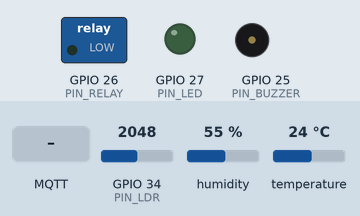
The sketch below on a simulated ESP32. Shown: switched loads named in the sketch (green lamp = pin HIGH), output pins drawn as LEDs (lit = HIGH), buzzer (waves = sounding, pin HIGH). Inputs (shaded band) come from the test bench; at power-on: temperature 24 °C, GPIO 34 (PIN_LDR) = 2048, humidity 55 %. WiFi joins after 1.5 s; servers stay silent unless stated; no MQTT or app messages arrive unless stated; what the sketch prints to the serial monitor is not drawn.

Above: at 2.8 s.
2.9 s: temperature set to 27.3 °C
11.5 s: temperature set to 28.8 °C
At 15.6 s:
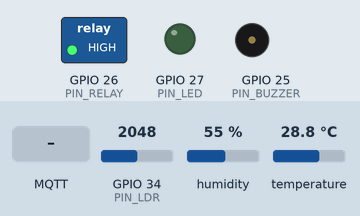
16.5 s: MQTT message "ON" arrives on the second subscribed topic
At 17.6 s:
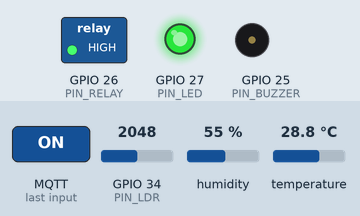
18.0 s: MQTT message "1" arrives on the first subscribed topic
At 18.7 s:
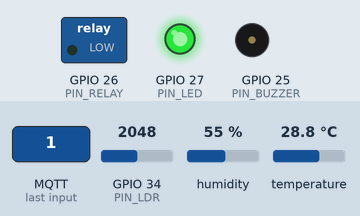
19.5 s: temperature set to 34.2 °C
26.5 s: temperature set to 35.5 °C
At 30.6 s:
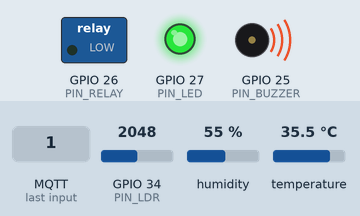
Timing chart, 0 to 32.1 s (numbered marks = the images above; inputs shaded):
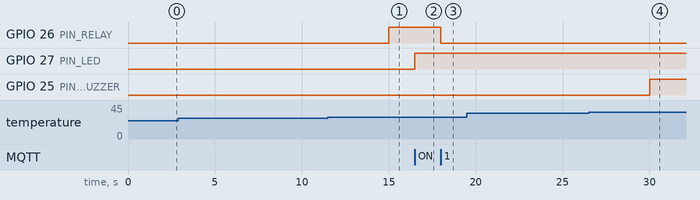

Measured:
- the behaviour switches between 27.9 and 28 °C on temperature (found by bisection; images 0 and 1)
- the behaviour switches between 34.9 and 35 °C on temperature (found by bisection; images 3 and 4)
- after the input at 2.9 s, every drawn part: stays the same
- after the input at 11.5 s, GPIO 26 (PIN_RELAY): LOW → HIGH after 3.5 s
- after the input at 16.5 s, GPIO 27 (PIN_LED): LOW → HIGH at once
- after the input at 18.0 s, GPIO 26 (PIN_RELAY): HIGH → LOW at once
- after the input at 19.5 s, every drawn part: stays the same
- after the input at 26.5 s, GPIO 25 (PIN_BUZZER): LOW → HIGH after 3.5 s

The sketch:

sketch.ino
```cpp
/*
  ============================================================
  EstufaIoT - Versão para simulação no Wokwi
  ------------------------------------------------------------
  Mesma lógica do firmware real (firmware/EstufaIoT.ino), só
  trocando a rede Wi-Fi pela rede virtual do Wokwi, que já tem
  acesso à internet de verdade dentro do simulador.

  Dica: durante a simulação, clique no componente DHT22 no
  diagrama para abrir os controles e mudar manualmente a
  "temperature" - é assim que você demonstra o ventilador
  ligando sozinho acima de 28°C e o alarme acima de 35°C, sem
  precisar de calor de verdade.
  ============================================================
*/

#include <WiFi.h>
#include <PubSubClient.h>
#include <DHT.h>
#include <ArduinoJson.h>

// ---------------------- CONFIGURAÇÕES ----------------------
const char* WIFI_SSID     = "Wokwi-GUEST";  // rede virtual do simulador
const char* WIFI_PASSWORD = "";              // sem senha

const char* MQTT_BROKER = "broker.hivemq.com";
const int   MQTT_PORT   = 1883;
const char* MQTT_CLIENT_ID = "esp32-estufa-wokwi";

// Tópicos - mesmos usados pelo backend (server.js)
const char* TOPIC_SENSORES    = "estufa/sensores";
const char* TOPIC_FAN_SET     = "estufa/atuador/fan/set";
const char* TOPIC_FAN_STATUS  = "estufa/atuador/fan/status";
const char* TOPIC_LED_SET     = "estufa/atuador/led/set";
const char* TOPIC_ALERTA      = "estufa/alerta";

// Pinos (iguais aos do diagram.json)
#define PIN_DHT   4
#define PIN_LDR   34
#define PIN_RELAY 26
#define PIN_LED   27
#define PIN_BUZZER 25

#define DHT_TYPE DHT22

const float TEMP_LIMITE_FAN    = 28.0;
const float TEMP_LIMITE_ALARME = 35.0;

const unsigned long INTERVALO_ENVIO = 5000;

// ---------------------- OBJETOS GLOBAIS ----------------------
DHT dht(PIN_DHT, DHT_TYPE);
WiFiClient espClient;
PubSubClient mqttClient(espClient);

unsigned long ultimoEnvio = 0;
bool fanLigadoManual = false;
bool fanForcado = false;
bool ledLigado = false;

// ---------------------- WIFI ----------------------
void conectarWiFi() {
  Serial.print("Conectando ao WiFi (Wokwi-GUEST)");
  WiFi.begin(WIFI_SSID, WIFI_PASSWORD, 6);
  while (WiFi.status() != WL_CONNECTED) {
    delay(400);
    Serial.print(".");
  }
  Serial.println("\nWiFi conectado! IP: " + WiFi.localIP().toString());
}

// ---------------------- MQTT: CALLBACK ----------------------
void mqttCallback(char* topic, byte* payload, unsigned int length) {
  String mensagem;
  for (unsigned int i = 0; i < length; i++) {
    mensagem += (char)payload[i];
  }
  mensagem.trim();
  Serial.println("[MQTT] Recebido em " + String(topic) + ": " + mensagem);

  if (String(topic) == TOPIC_FAN_SET) {
    fanForcado = true;
    fanLigadoManual = (mensagem == "ON");
    digitalWrite(PIN_RELAY, fanLigadoManual ? HIGH : LOW);
    mqttClient.publish(TOPIC_FAN_STATUS, fanLigadoManual ? "ON" : "OFF");
  }

  if (String(topic) == TOPIC_LED_SET) {
    ledLigado = (mensagem == "ON");
    digitalWrite(PIN_LED, ledLigado ? HIGH : LOW);
  }
}

// ---------------------- MQTT: RECONEXÃO ----------------------
void reconectarMQTT() {
  while (!mqttClient.connected()) {
    Serial.print("Conectando ao broker MQTT...");
    if (mqttClient.connect(MQTT_CLIENT_ID)) {
      Serial.println(" conectado!");
      mqttClient.subscribe(TOPIC_FAN_SET);
      mqttClient.subscribe(TOPIC_LED_SET);
    } else {
      Serial.print(" falhou, rc=");
      Serial.print(mqttClient.state());
      Serial.println(" tentando novamente em 3s");
      delay(3000);
    }
  }
}

// ---------------------- SETUP ----------------------
void setup() {
  Serial.begin(115200);
  pinMode(PIN_RELAY, OUTPUT);
  pinMode(PIN_LED, OUTPUT);
  pinMode(PIN_BUZZER, OUTPUT);
  digitalWrite(PIN_RELAY, LOW);
  digitalWrite(PIN_LED, LOW);
  digitalWrite(PIN_BUZZER, LOW);

  dht.begin();
  conectarWiFi();

  mqttClient.setServer(MQTT_BROKER, MQTT_PORT);
  mqttClient.setCallback(mqttCallback);
}

// ---------------------- LOOP ----------------------
void loop() {
  if (WiFi.status() != WL_CONNECTED) {
    conectarWiFi();
  }
  if (!mqttClient.connected()) {
    reconectarMQTT();
  }
  mqttClient.loop();

  unsigned long agora = millis();
  if (agora - ultimoEnvio >= INTERVALO_ENVIO) {
    ultimoEnvio = agora;
    lerEEnviarDados();
  }
}

// ---------------------- LEITURA E LÓGICA LOCAL ----------------------
void lerEEnviarDados() {
  float temperatura = dht.readTemperature();
  float umidade = dht.readHumidity();
  int leituraLDR = analogRead(PIN_LDR);
  float luminosidadePct = (leituraLDR / 4095.0) * 100.0;

  if (isnan(temperatura) || isnan(umidade)) {
    Serial.println("Falha ao ler o sensor DHT22!");
    return;
  }

  if (!fanForcado) {
    bool deveLigar = temperatura >= TEMP_LIMITE_FAN;
    if (deveLigar != fanLigadoManual) {
      fanLigadoManual = deveLigar;
      digitalWrite(PIN_RELAY, fanLigadoManual ? HIGH : LOW);
      mqttClient.publish(TOPIC_FAN_STATUS, fanLigadoManual ? "ON" : "OFF");
    }
  }

  if (temperatura >= TEMP_LIMITE_ALARME) {
    digitalWrite(PIN_BUZZER, HIGH);
    mqttClient.publish(TOPIC_ALERTA, "Temperatura critica detectada!");
  } else {
    digitalWrite(PIN_BUZZER, LOW);
  }

  StaticJsonDocument<256> doc;
  doc["temperatura"] = temperatura;
  doc["umidade"] = umidade;
  doc["luminosidade"] = luminosidadePct;
  doc["fan"] = fanLigadoManual ? "ON" : "OFF";
  doc["led"] = ledLigado ? "ON" : "OFF";
  doc["timestamp"] = millis();

  char buffer[256];
  serializeJson(doc, buffer);
  mqttClient.publish(TOPIC_SENSORES, buffer);

  Serial.println(String("Publicado -> ") + buffer);
}
```
